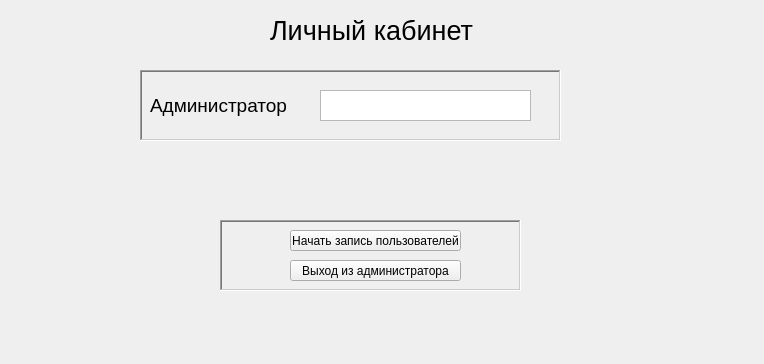
<?xml version="1.0" encoding="UTF-8"?>
<ui version="4.0">
 <class>AdminWindow</class>
 <widget class="QMainWindow" name="AdminWindow">
  <property name="geometry">
   <rect>
    <x>0</x>
    <y>0</y>
    <width>764</width>
    <height>364</height>
   </rect>
  </property>
  <property name="windowTitle">
   <string>MainWindow</string>
  </property>
  <widget class="QWidget" name="centralwidget">
   <widget class="QLabel" name="admin_name_label">
    <property name="geometry">
     <rect>
      <x>270</x>
      <y>20</y>
      <width>221</width>
      <height>21</height>
     </rect>
    </property>
    <property name="font">
     <font>
      <pointsize>20</pointsize>
     </font>
    </property>
    <property name="text">
     <string>Личный кабинет</string>
    </property>
   </widget>
   <widget class="QFrame" name="frame">
    <property name="geometry">
     <rect>
      <x>140</x>
      <y>70</y>
      <width>421</width>
      <height>71</height>
     </rect>
    </property>
    <property name="frameShape">
     <enum>QFrame::WinPanel</enum>
    </property>
    <property name="frameShadow">
     <enum>QFrame::Sunken</enum>
    </property>
    <widget class="QLabel" name="admin_name">
     <property name="geometry">
      <rect>
       <x>10</x>
       <y>20</y>
       <width>181</width>
       <height>31</height>
      </rect>
     </property>
     <property name="font">
      <font>
       <pointsize>14</pointsize>
      </font>
     </property>
     <property name="text">
      <string>Администратор</string>
     </property>
    </widget>
    <widget class="QTextBrowser" name="admin_name_text">
     <property name="geometry">
      <rect>
       <x>180</x>
       <y>20</y>
       <width>211</width>
       <height>31</height>
      </rect>
     </property>
     <property name="font">
      <font>
       <pointsize>12</pointsize>
      </font>
     </property>
    </widget>
   </widget>
   <widget class="QFrame" name="frame_2">
    <property name="geometry">
     <rect>
      <x>220</x>
      <y>220</y>
      <width>301</width>
      <height>71</height>
     </rect>
    </property>
    <property name="frameShape">
     <enum>QFrame::WinPanel</enum>
    </property>
    <property name="frameShadow">
     <enum>QFrame::Sunken</enum>
    </property>
    <widget class="QPushButton" name="pushButton">
     <property name="geometry">
      <rect>
       <x>70</x>
       <y>10</y>
       <width>171</width>
       <height>21</height>
      </rect>
     </property>
     <property name="text">
      <string>Начать запись пользователей</string>
     </property>
    </widget>
    <widget class="QPushButton" name="exit_button">
     <property name="geometry">
      <rect>
       <x>70</x>
       <y>40</y>
       <width>171</width>
       <height>21</height>
      </rect>
     </property>
     <property name="acceptDrops">
      <bool>false</bool>
     </property>
     <property name="text">
      <string>Выход из администратора</string>
     </property>
     <property name="checkable">
      <bool>false</bool>
     </property>
     <property name="autoRepeat">
      <bool>false</bool>
     </property>
     <property name="autoExclusive">
      <bool>false</bool>
     </property>
    </widget>
   </widget>
  </widget>
 </widget>
 <resources/>
 <connections/>
</ui>
